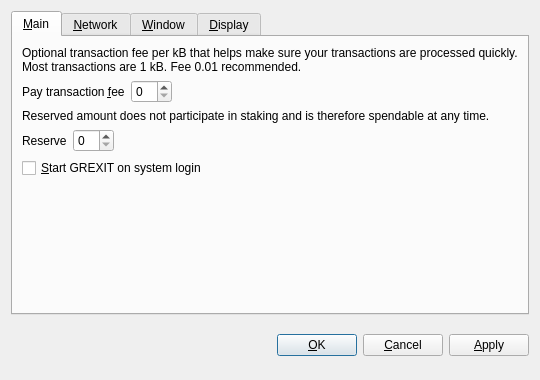
<?xml version="1.0" encoding="UTF-8"?>
<ui version="4.0">
 <class>OptionsDialog</class>
 <widget class="QDialog" name="OptionsDialog">
  <property name="geometry">
   <rect>
    <x>0</x>
    <y>0</y>
    <width>540</width>
    <height>380</height>
   </rect>
  </property>
  <property name="windowTitle">
   <string>Options</string>
  </property>
  <property name="modal">
   <bool>true</bool>
  </property>
  <layout class="QVBoxLayout" name="verticalLayout">
   <item>
    <widget class="QTabWidget" name="tabWidget">
     <property name="tabPosition">
      <enum>QTabWidget::North</enum>
     </property>
     <property name="currentIndex">
      <number>0</number>
     </property>
     <widget class="QWidget" name="tabMain">
      <attribute name="title">
       <string>&amp;Main</string>
      </attribute>
      <layout class="QVBoxLayout" name="verticalLayout_Main">
       <item>
        <widget class="QLabel" name="transactionFeeInfoLabel">
         <property name="text">
          <string>Optional transaction fee per kB that helps make sure your transactions are processed quickly. Most transactions are 1 kB. Fee 0.01 recommended.</string>
         </property>
         <property name="textFormat">
          <enum>Qt::PlainText</enum>
         </property>
         <property name="wordWrap">
          <bool>true</bool>
         </property>
        </widget>
       </item>
       <item>
        <layout class="QHBoxLayout" name="horizontalLayoutFee">
         <item>
          <widget class="QLabel" name="transactionFeeLabel">
           <property name="text">
            <string>Pay transaction &amp;fee</string>
           </property>
           <property name="textFormat">
            <enum>Qt::PlainText</enum>
           </property>
           <property name="buddy">
            <cstring>transactionFee</cstring>
           </property>
          </widget>
         </item>
         <item>
          <widget class="BitcoinAmountField" name="transactionFee"/>
         </item>
         <item>
          <spacer name="horizontalSpacerFee">
           <property name="orientation">
            <enum>Qt::Horizontal</enum>
           </property>
           <property name="sizeHint" stdset="0">
            <size>
             <width>40</width>
             <height>20</height>
            </size>
           </property>
          </spacer>
         </item>
        </layout>
       </item>
       <item>
        <widget class="QLabel" name="reserveBalanceInfoLabel">
         <property name="text">
          <string>Reserved amount does not participate in staking and is therefore spendable at any time.</string>
         </property>
         <property name="textFormat">
          <enum>Qt::PlainText</enum>
         </property>
         <property name="wordWrap">
          <bool>true</bool>
         </property>
        </widget>
       </item>
       <item>
        <layout class="QHBoxLayout" name="horizontalLayoutReserveBalance">
         <item>
          <widget class="QLabel" name="reserveBalanceLabel">
           <property name="text">
            <string>Reserve</string>
           </property>
           <property name="textFormat">
            <enum>Qt::PlainText</enum>
           </property>
           <property name="buddy">
            <cstring>reserveBalance</cstring>
           </property>
          </widget>
         </item>
         <item>
          <widget class="BitcoinAmountField" name="reserveBalance"/>
         </item>
         <item>
          <spacer name="horizontalSpacerReserveBalance">
           <property name="orientation">
            <enum>Qt::Horizontal</enum>
           </property>
           <property name="sizeHint" stdset="0">
            <size>
             <width>40</width>
             <height>20</height>
            </size>
           </property>
          </spacer>
         </item>
        </layout>
       </item>
       <item>
        <widget class="QCheckBox" name="bitcoinAtStartup">
         <property name="toolTip">
          <string>Automatically start GREXIT after logging in to the system.</string>
         </property>
         <property name="text">
          <string>&amp;Start GREXIT on system login</string>
         </property>
        </widget>
       </item>
       <item>
        <spacer name="verticalSpacer_Main">
         <property name="orientation">
          <enum>Qt::Vertical</enum>
         </property>
         <property name="sizeHint" stdset="0">
          <size>
           <width>20</width>
           <height>40</height>
          </size>
         </property>
        </spacer>
       </item>
      </layout>
     </widget>
     <widget class="QWidget" name="tabNetwork">
      <attribute name="title">
       <string>&amp;Network</string>
      </attribute>
      <layout class="QVBoxLayout" name="verticalLayout_Network">
       <item>
        <widget class="QCheckBox" name="mapPortUpnp">
         <property name="toolTip">
          <string>Automatically open the GREXIT client port on the router. This only works when your router supports UPnP and it is enabled.</string>
         </property>
         <property name="text">
          <string>Map port using &amp;UPnP</string>
         </property>
        </widget>
       </item>
       <item>
        <widget class="QCheckBox" name="connectSocks">
         <property name="toolTip">
          <string>Connect to the GREXIT network through a SOCKS5 proxy (e.g. when connecting through Tor).</string>
         </property>
         <property name="text">
          <string>&amp;Connect through SOCKS5 proxy:</string>
         </property>
        </widget>
       </item>
       <item>
        <layout class="QHBoxLayout" name="horizontalLayout_Network">
         <item>
          <widget class="QLabel" name="proxyIpLabel">
           <property name="text">
            <string>Proxy &amp;IP:</string>
           </property>
           <property name="textFormat">
            <enum>Qt::PlainText</enum>
           </property>
           <property name="buddy">
            <cstring>proxyIp</cstring>
           </property>
          </widget>
         </item>
         <item>
          <widget class="QValidatedLineEdit" name="proxyIp">
           <property name="maximumSize">
            <size>
             <width>140</width>
             <height>16777215</height>
            </size>
           </property>
           <property name="toolTip">
            <string>IP address of the proxy (e.g. 127.0.0.1)</string>
           </property>
          </widget>
         </item>
         <item>
          <widget class="QLabel" name="proxyPortLabel">
           <property name="text">
            <string>&amp;Port:</string>
           </property>
           <property name="textFormat">
            <enum>Qt::PlainText</enum>
           </property>
           <property name="buddy">
            <cstring>proxyPort</cstring>
           </property>
          </widget>
         </item>
         <item>
          <widget class="QLineEdit" name="proxyPort">
           <property name="maximumSize">
            <size>
             <width>55</width>
             <height>16777215</height>
            </size>
           </property>
           <property name="toolTip">
            <string>Port of the proxy (e.g. 9050)</string>
           </property>
          </widget>
         </item>
         <item>
          <spacer name="horizontalSpacer_Network">
           <property name="orientation">
            <enum>Qt::Horizontal</enum>
           </property>
           <property name="sizeHint" stdset="0">
            <size>
             <width>40</width>
             <height>20</height>
            </size>
           </property>
          </spacer>
         </item>
        </layout>
       </item>
       <item>
        <spacer name="verticalSpacer_Network">
         <property name="orientation">
          <enum>Qt::Vertical</enum>
         </property>
         <property name="sizeHint" stdset="0">
          <size>
           <width>20</width>
           <height>40</height>
          </size>
         </property>
        </spacer>
       </item>
      </layout>
     </widget>
     <widget class="QWidget" name="tabWindow">
      <attribute name="title">
       <string>&amp;Window</string>
      </attribute>
      <layout class="QVBoxLayout" name="verticalLayout_Window">
       <item>
        <widget class="QCheckBox" name="minimizeToTray">
         <property name="toolTip">
          <string>Show only a tray icon after minimizing the window.</string>
         </property>
         <property name="text">
          <string>&amp;Minimize to the tray instead of the taskbar</string>
         </property>
        </widget>
       </item>
       <item>
        <widget class="QCheckBox" name="minimizeOnClose">
         <property name="toolTip">
          <string>Minimize instead of exit the application when the window is closed. When this GREXIT is enabled, the application will be closed only after selecting Quit in the menu.</string>
         </property>
         <property name="text">
          <string>M&amp;inimize on close</string>
         </property>
        </widget>
       </item>
       <item>
        <spacer name="verticalSpacer_Window">
         <property name="orientation">
          <enum>Qt::Vertical</enum>
         </property>
         <property name="sizeHint" stdset="0">
          <size>
           <width>20</width>
           <height>40</height>
          </size>
         </property>
        </spacer>
       </item>
      </layout>
     </widget>
     <widget class="QWidget" name="tabDisplay">
      <attribute name="title">
       <string>&amp;Display</string>
      </attribute>
      <layout class="QVBoxLayout" name="verticalLayout_Display">
       <item>
        <layout class="QHBoxLayout" name="horizontalLayout_1_Display">
         <item>
          <widget class="QLabel" name="langLabel">
           <property name="text">
            <string>User Interface &amp;language:</string>
           </property>
           <property name="textFormat">
            <enum>Qt::PlainText</enum>
           </property>
           <property name="buddy">
            <cstring>lang</cstring>
           </property>
          </widget>
         </item>
         <item>
          <widget class="QValueComboBox" name="lang">
           <property name="toolTip">
            <string>The user interface language can be set here. This setting will take effect after restarting GREXIT.</string>
           </property>
          </widget>
         </item>
        </layout>
       </item>
       <item>
        <layout class="QHBoxLayout" name="horizontalLayout_2_Display">
         <item>
          <widget class="QLabel" name="unitLabel">
           <property name="text">
            <string>&amp;Unit to show amounts in:</string>
           </property>
           <property name="textFormat">
            <enum>Qt::PlainText</enum>
           </property>
           <property name="buddy">
            <cstring>unit</cstring>
           </property>
          </widget>
         </item>
         <item>
          <widget class="QValueComboBox" name="unit">
           <property name="toolTip">
            <string>Choose the default subdivision unit to show in the interface and when sending coins.</string>
           </property>
          </widget>
         </item>
        </layout>
       </item>
       <item>
        <widget class="QCheckBox" name="coinControlFeatures">
         <property name="toolTip">
          <string>Whether to show coin control features or not.</string>
         </property>
         <property name="text">
          <string>Display coin &amp;control features (experts only!)</string>
         </property>
        </widget>
       </item>
       <item>
        <widget class="QCheckBox" name="minimizeCoinAge">
         <property name="toolTip">
          <string>Whether to select the coin outputs randomly or with minimal coin age.</string>
         </property>
         <property name="text">
          <string>Minimize weight consumption (experimental)</string>
         </property>
        </widget>
       </item>
       <item>
        <widget class="QCheckBox" name="useBlackTheme">
         <property name="text">
          <string>Use black visual theme (requires restart)</string>
         </property>
        </widget>
       </item>
       <item>
        <spacer name="verticalSpacer_Display">
         <property name="orientation">
          <enum>Qt::Vertical</enum>
         </property>
         <property name="sizeHint" stdset="0">
          <size>
           <width>20</width>
           <height>40</height>
          </size>
         </property>
        </spacer>
       </item>
      </layout>
     </widget>
    </widget>
   </item>
   <item>
    <layout class="QHBoxLayout" name="horizontalLayout_Buttons">
     <item>
      <spacer name="horizontalSpacer_1">
       <property name="orientation">
        <enum>Qt::Horizontal</enum>
       </property>
       <property name="sizeHint" stdset="0">
        <size>
         <width>40</width>
         <height>48</height>
        </size>
       </property>
      </spacer>
     </item>
     <item>
      <widget class="QLabel" name="statusLabel">
       <property name="font">
        <font>
         <weight>75</weight>
         <bold>true</bold>
        </font>
       </property>
       <property name="text">
        <string/>
       </property>
       <property name="textFormat">
        <enum>Qt::PlainText</enum>
       </property>
       <property name="wordWrap">
        <bool>true</bool>
       </property>
      </widget>
     </item>
     <item>
      <spacer name="horizontalSpacer_2">
       <property name="orientation">
        <enum>Qt::Horizontal</enum>
       </property>
       <property name="sizeHint" stdset="0">
        <size>
         <width>40</width>
         <height>48</height>
        </size>
       </property>
      </spacer>
     </item>
     <item>
      <widget class="QPushButton" name="okButton">
       <property name="text">
        <string>&amp;OK</string>
       </property>
      </widget>
     </item>
     <item>
      <widget class="QPushButton" name="cancelButton">
       <property name="text">
        <string>&amp;Cancel</string>
       </property>
       <property name="autoDefault">
        <bool>false</bool>
       </property>
      </widget>
     </item>
     <item>
      <widget class="QPushButton" name="applyButton">
       <property name="text">
        <string>&amp;Apply</string>
       </property>
       <property name="autoDefault">
        <bool>false</bool>
       </property>
      </widget>
     </item>
    </layout>
   </item>
  </layout>
 </widget>
 <customwidgets>
  <customwidget>
   <class>BitcoinAmountField</class>
   <extends>QSpinBox</extends>
   <header>bitcoinamountfield.h</header>
  </customwidget>
  <customwidget>
   <class>QValueComboBox</class>
   <extends>QComboBox</extends>
   <header>qvaluecombobox.h</header>
  </customwidget>
  <customwidget>
   <class>QValidatedLineEdit</class>
   <extends>QLineEdit</extends>
   <header>qvalidatedlineedit.h</header>
  </customwidget>
 </customwidgets>
 <resources/>
 <connections/>
</ui>
